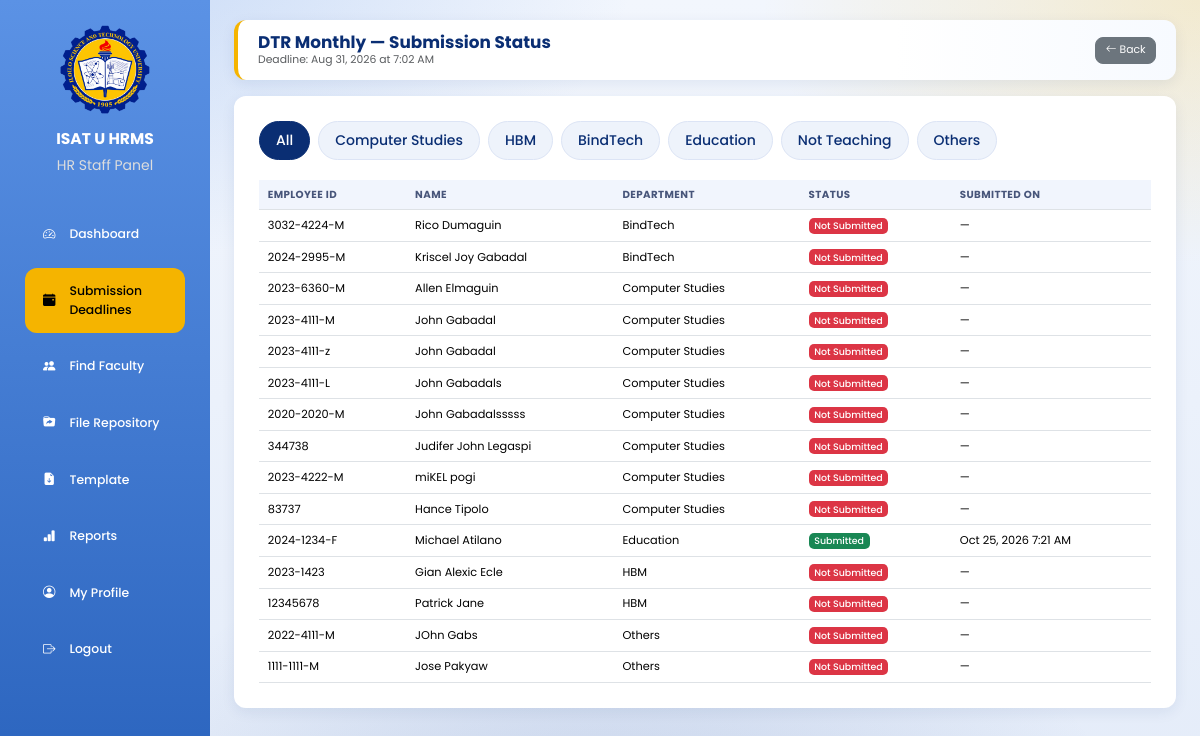
The app's page /hr_staff/deadline_submissions.php?id=8 (signed in) with its own data.
### tables this page shows
CREATE TABLE `submission_deadlines` (
  `deadline_id` int(11) NOT NULL AUTO_INCREMENT,
  `category_id` int(11) NOT NULL,
  `deadline_date` date NOT NULL,
  `deadline_time` time NOT NULL,
  `message` varchar(255) DEFAULT NULL,
  `created_by` int(11) NOT NULL,
  `created_at` timestamp NOT NULL DEFAULT current_timestamp(),
  `status` varchar(20) DEFAULT 'Active',
  `weekly_reminder` tinyint(1) NOT NULL DEFAULT 0,
  `last_reminder_sent` datetime DEFAULT NULL,
  PRIMARY KEY (`deadline_id`),
  KEY `category_id` (`category_id`),
  KEY `created_by` (`created_by`)
);

CREATE TABLE `document_categories` (
  `category_id` int(11) NOT NULL AUTO_INCREMENT,
  `category_name` varchar(255) NOT NULL,
  PRIMARY KEY (`category_id`)
);

CREATE TABLE `users` (
  `user_id` int(11) NOT NULL AUTO_INCREMENT,
  `employee_id` varchar(50) DEFAULT NULL,
  `first_name` varchar(100) NOT NULL,
  `middle_name` varchar(100) DEFAULT NULL,
  `last_name` varchar(100) NOT NULL,
  `email` varchar(150) NOT NULL,
  `password` varchar(255) NOT NULL,
  `role` varchar(20) NOT NULL,
  `department` varchar(150) DEFAULT NULL,
  `position_title` varchar(150) DEFAULT NULL,
  `profile_picture` varchar(255) DEFAULT NULL,
  `reset_token` varchar(255) DEFAULT NULL,
  `reset_token_expiry` datetime DEFAULT NULL,
  `status` varchar(20) DEFAULT 'active',
  `created_at` timestamp NOT NULL DEFAULT current_timestamp(),
  PRIMARY KEY (`user_id`)
);

### hr_staff/deadline_submissions.php (the view, shortened to what this page needs)
<?php
include "../db.php";
$deadline_id = (int)$_GET['id'];
$deadline = mysqli_fetch_assoc(mysqli_query($conn, "
SELECT sd.*, dc.category_name
FROM submission_deadlines sd
JOIN document_categories dc ON dc.category_id = sd.category_id
WHERE sd.deadline_id = '$deadline_id'
"));
$category_id = (int)$deadline['category_id'];
$faculty = mysqli_query($conn, "
SELECT u.user_id, u.employee_id, u.first_name, u.middle_name, u.last_name, u.department,
    (
        SELECT d.submitted_at FROM documents d
        WHERE d.user_id = u.user_id AND d.category_id = '$category_id' AND d.submitted_at >= '{$deadline['created_at']}'
        ORDER BY d.submitted_at DESC LIMIT 1
    ) AS submitted_at
FROM users u
WHERE u.role = 'faculty' AND u.status = 'Active'
ORDER BY u.department ASC, u.last_name ASC
");
?>
<!DOCTYPE html>
<html lang="en">
<head>
<link href="https://cdn.jsdelivr.net/npm/bootstrap@5.3.3/dist/css/bootstrap.min.css" rel="stylesheet">
<link href="https://cdn.jsdelivr.net/npm/bootstrap-icons@1.11.3/font/bootstrap-icons.css" rel="stylesheet">
<link rel="stylesheet" href="../assets/ui.css">
</head>
<body>
<div class="sidebar">
    <a href="dashboard.php" title="Go to Dashboard" style="padding:0;margin:0 auto 4px;background:none;display:block;width:fit-content;text-decoration:none;"><img src="../images/isatu_logo.png"></a>
    <h3>ISAT U HRMS</h3>
    <p>HR Staff Panel</p>
    <a href="dashboard.php"><i class="bi bi-speedometer2"></i> Dashboard</a>
    <a href="deadlines.php" class="active"><i class="bi bi-calendar-event-fill"></i> Submission Deadlines</a>
    <a href="find_faculty.php"><i class="bi bi-people-fill"></i> Find Faculty</a>
<a href="repository.php"><i class="bi bi-folder-symlink-fill"></i> File Repository</a>
<a href="templates.php"><i class="bi bi-file-earmark-arrow-down-fill"></i> Template</a>
    <a href="reports.php"><i class="bi bi-bar-chart-fill"></i> Reports</a>
    <a href="profile.php"><i class="bi bi-person-circle"></i> My Profile</a>
    <a href="../logout.php" onclick="return confirm('Are you sure you want to log out?')"><i class="bi bi-box-arrow-right"></i> Logout</a>
</div>
<div class="main">
<div class="topbar">
    <div>
        <h2><?php echo htmlspecialchars($deadline['category_name']); ?> — Submission Status</h2>
        <p class="text-muted mb-0">
            Deadline: <?php echo date("M j, Y", strtotime($deadline['deadline_date'])); ?>
            at <?php echo date("g:i A", strtotime($deadline['deadline_time'])); ?>
        </p>
    </div>
    <a href="deadlines.php" class="btn btn-secondary"><i class="bi bi-arrow-left"></i> Back</a>
</div>
<div class="card-box">
<div class="dept-tabs" id="deptTabs">
    <button type="button" class="active" data-dept="All">All</button>
    <button type="button" data-dept="Computer Studies">Computer Studies</button>
    <button type="button" data-dept="HBM">HBM</button>
    <button type="button" data-dept="BindTech">BindTech</button>
    <button type="button" data-dept="Education">Education</button>
    <button type="button" data-dept="Not Teaching">Not Teaching</button>
    <button type="button" data-dept="Others">Others</button>
</div>
<div class="table-responsive">
<table class="table table-hover align-middle" id="facultyTable">
    <thead>
        <tr>
            <th>Employee ID</th>
            <th>Name</th>
            <th>Department</th>
            <th>Status</th>
            <th>Submitted On</th>
        </tr>
    </thead>
    <tbody>
    <?php while ($f = mysqli_fetch_assoc($faculty)): ?>
        <tr data-dept="<?php echo htmlspecialchars($f['department']); ?>">
            <td><?php echo htmlspecialchars($f['employee_id']); ?></td>
            <td><?php echo htmlspecialchars($f['first_name'].' '.$f['last_name']); ?></td>
            <td><?php echo htmlspecialchars($f['department']); ?></td>
            <td>
                <?php if ($f['submitted_at']): ?>
                    <span class="badge bg-success">Submitted</span>
                <?php else: ?>
                    <span class="badge bg-danger">Not Submitted</span>
                <?php endif; ?>
            </td>
            <td><?php echo $f['submitted_at'] ? date("M j, Y g:i A", strtotime($f['submitted_at'])) : '—'; ?></td>
        </tr>
    <?php endwhile; ?>
    </tbody>
</table>
</div>
</div>
</div>
</body>
</html>

### assets/ui.css (style rules this page uses)
html { font-size:13.5px !important; }
body { font-size:.92rem; background: radial-gradient(900px 500px at 8% -5%, rgba(91,146,229,.28), transparent 60%), radial-gradient(800px 480px at 100% 0%, rgba(245,180,0,.18), transparent 55%), radial-gradient(900px 600px at 50% 110%, rgba(18,60,146,.16), transparent 60%), linear-gradient(180deg,#f2f6fd 0%,#e4ecf9 100%) !important; background-attachment:fixed !important; }
h2 { font-size:1.3rem !important; }
h3 { font-size:1.15rem !important; }
.topbar h2,.page-header h2,.page-header h3 { font-size:1.25rem !important; }
.topbar p { font-size:.8rem !important; }
.main { padding:20px 24px !important; }
.topbar { padding:12px 20px !important;border-radius:12px !important;margin-bottom:16px !important; box-shadow:0 4px 14px rgba(10,46,115,.08) !important; border-left:4px solid #F5B400; background:linear-gradient(90deg,#fff 70%,#f7faff) !important; }
.stat-card,.chart-card,.card,.profile-card,.card-box { border-radius:12px !important;box-shadow:0 4px 14px rgba(10,46,115,.08) !important; }
.table { font-size:.84rem;margin-bottom:0; }
.table>:not(caption)>*>* { padding:.5rem .65rem !important; }
.table thead th { font-size:.76rem;text-transform:uppercase;letter-spacing:.4px;color:#47557a;background:#f1f5fd !important; }
.btn { font-size:.8rem;padding:.32rem .7rem;border-radius:8px; }
.badge { font-size:.7rem;font-weight:500;padding:.35em .6em; }
.table-responsive { font-size:.84rem; }

### hr_staff/deadline_submissions.php (style rules this page uses)
* { margin:0;padding:0;box-sizing:border-box;font-family:'Poppins',sans-serif; }
body { background:#eef3fb;overflow-x:hidden; }
.sidebar { position:fixed;left:0;top:0;width:210px;height:100vh;background:linear-gradient(180deg,#5b92e5,#2a63bd);padding:25px;overflow-y:auto; }
.sidebar img { width:90px;display:block;margin:auto; }
.sidebar h3 { color:#fff;text-align:center;margin-top:15px;font-weight:700; }
.sidebar p { color:#ddd;text-align:center;margin-bottom:35px;font-size:14px; }
.sidebar a { display:flex;align-items:center;gap:14px;padding:14px 18px;margin-bottom:10px;text-decoration:none;color:#fff;border-radius:12px;transition:.3s;font-weight:500; }
.sidebar a.active { background:#F5B400;color:#000; }
.main { margin-left:210px;padding:30px; }
.topbar { background:#fff;padding:20px 30px;border-radius:18px;box-shadow:0 8px 20px rgba(0,0,0,.08);display:flex;justify-content:space-between;align-items:center;margin-bottom:25px; }
.topbar h2 { margin:0;font-size:26px;font-weight:700;color:#0A2E73; }
.card-box { background:#fff;padding:25px;border-radius:20px;box-shadow:0 10px 30px rgba(0,0,0,.08); }
.table thead { background:#0A2E73;color:#fff; }
.dept-tabs { display:flex;flex-wrap:wrap;gap:8px;margin-bottom:20px; }
.dept-tabs button { padding:8px 16px;border-radius:999px;background:#eef3fb;color:#0A2E73;border:1.5px solid #dce4f5;font-size:14px;font-weight:500; }
.dept-tabs button.active { background:#0A2E73;color:#fff;border-color:#0A2E73; }

### records on screen
submission_deadlines: category.category_name "DTR Monthly", deadline_date "Aug 31, 2026", deadline_time "7:02 AM"
users: employee "3032-4224-M", first_name+last_name "Rico Dumaguin", department "BindTech", shows "Not Submitted"
users: employee "2024-2995-M", first_name+last_name "Kriscel Joy Gabadal", department "BindTech", shows "Not Submitted"
users: employee "2023-6360-M", first_name+last_name "Allen Elmaguin", department "Computer Studies", shows "Not Submitted"
users: employee "2023-4111-M", first_name+last_name "John Gabadal", department "Computer Studies", shows "Not Submitted"
users: employee "2023-4111-z", first_name+last_name "John Gabadal", department "Computer Studies", shows "Not Submitted"
users: employee "2023-4111-L", first_name+last_name "John Gabadals", department "Computer Studies", shows "Not Submitted"
users: employee "2020-2020-M", first_name+last_name "John Gabadalsssss", department "Computer Studies", shows "Not Submitted"
users: employee "344738", first_name+last_name "Judifer John Legaspi", department "Computer Studies", shows "Not Submitted"
users: employee "2023-4222-M", first_name+last_name "miKEL pogi", department "Computer Studies", shows "Not Submitted"
users: employee "83737", first_name+last_name "Hance Tipolo", department "Computer Studies", shows "Not Submitted"
users: employee "2024-1234-F", first_name+last_name "Michael Atilano", department "Education", shows "Submitted", submitted_at "Oct 25, 2026 7:21 AM"
users: employee "2023-1423", first_name+last_name "Gian Alexic Ecle", department "HBM", shows "Not Submitted"
users: employee "12345678", first_name+last_name "Patrick Jane", department "HBM", shows "Not Submitted"
users: employee "2022-4111-M", first_name+last_name "JOhn Gabs", department "Others", shows "Not Submitted"
users: employee "1111-1111-M", first_name+last_name "Jose Pakyaw", department "Others", shows "Not Submitted"
